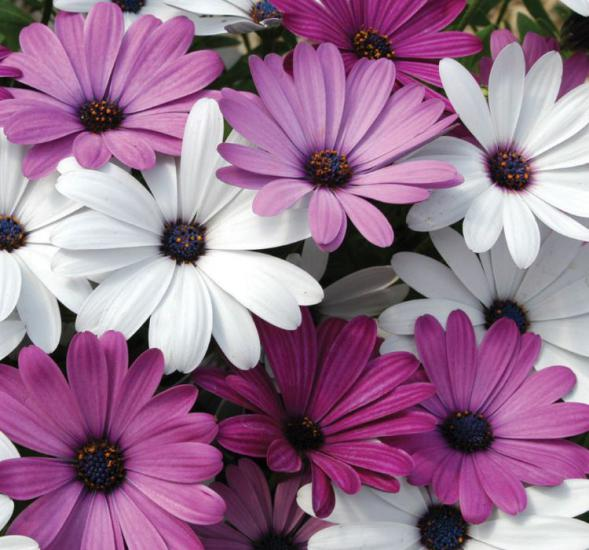
#> input picture EdgeDetection/cicek.jpg, 589 x 550 px
$ python 'edge detection.py'   (older library calls are emulated)
#> lines starting #> are read from the running program, lines starting #| are printed output that depends on the picture; after the words box and inside, x2 and y2 are one past the last pixel; in counts of white or black regions, pixels touching at a corner belong together
import cv2
import numpy as np
img = cv2.imread('cicek.jpg')
#> img is the input picture: shape (550, 589, 3); mean B, G, R 143.7, 114.6, 152.6

# gray scale
gray = cv2.cvtColor(img,cv2.COLOR_BGR2GRAY)
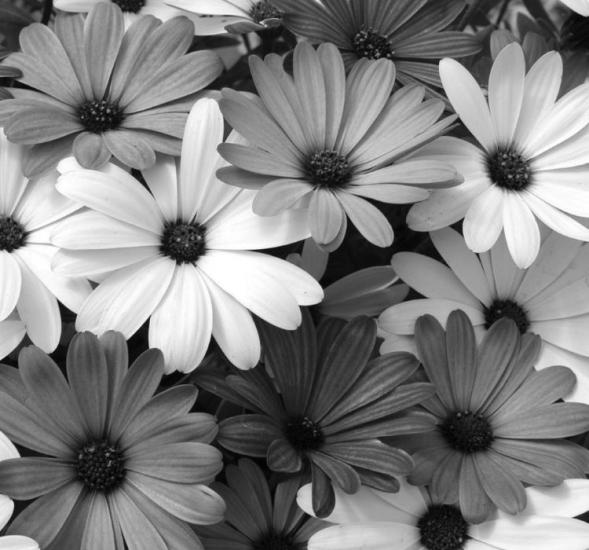
#> gray: shape (550, 589); min 0, max 255, mean 129.3
img = gray
cv2.imshow("bu sen", img)
# filters
blur = cv2.GaussianBlur(gray,(3,3),0)
#cv2.imshow("blur", blur) # Gaussian filtresi

mean_filter = cv2.blur(gray, (3,3))
#cv2.imshow("mean", mean_filter )

median_filter = cv2.medianBlur(gray,3)
#cv2.imshow("median", median_filter )

sobel1 = cv2.Sobel(blur , cv2.CV_64F,0,1,ksize = 5)
sobel2 = cv2.Sobel(blur, cv2.CV_64F,1,0,ksize = 5)
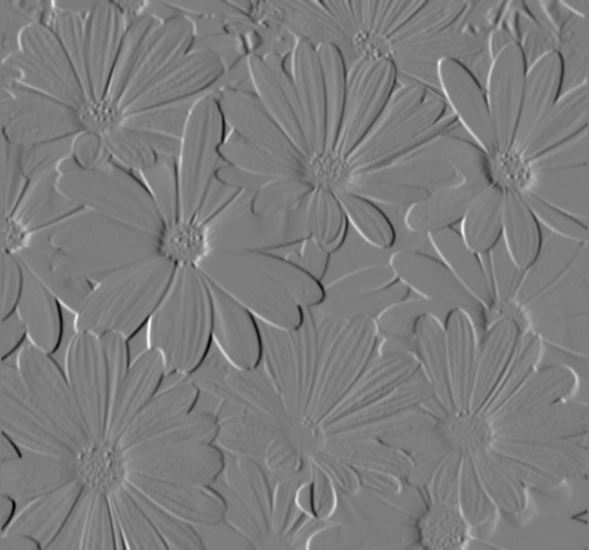
#> sobel2: shape (550, 589) float64; min -7709, max 7939, mean 3.9; drawn with min black and max white
Sobel = sobel1 + sobel2
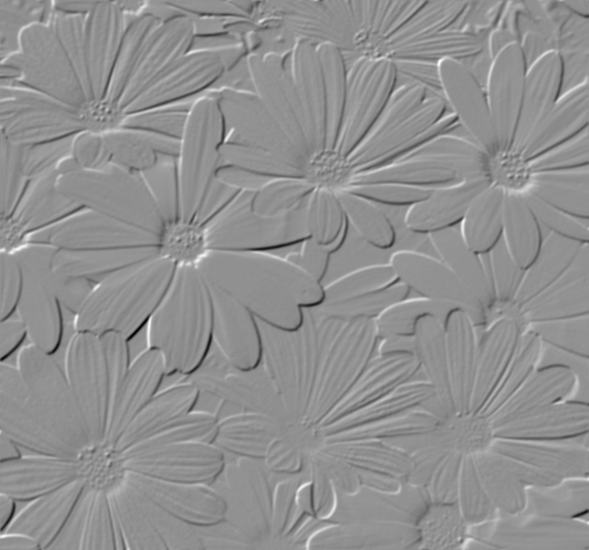
#> Sobel: shape (550, 589) float64; min -11848, max 9026, mean 10.8; drawn with min black and max white
cv2.imshow("sobel", Sobel )
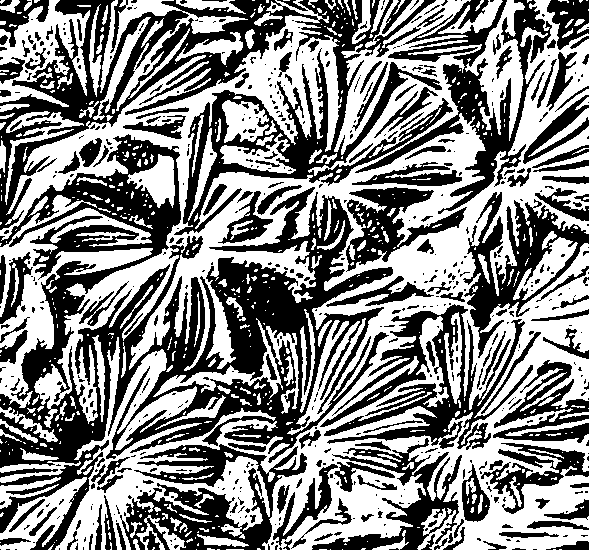
#> window 'sobel': shape (550, 589); 52.2% white; 585 black regions (400 under 20 px), largest, box (x1, y1, x2, y2) and area: (0, 134, 393, 550) 49371, (0, 0, 453, 235) 29049, (355, 0, 552, 214) 9094

kernelx = np.array([[1,1,1],[0,0,0],[-1,-1,-1]])
kernely = np.array([[-1,0,1],[-1,0,1],[-1,0,1]])

img_previt1 = cv2.filter2D(blur,-1, kernelx)
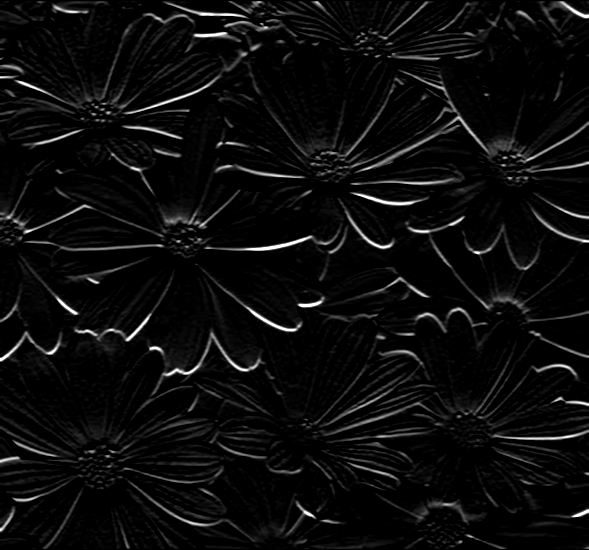
#> img_previt1: shape (550, 589); min 0, max 255, mean 12
img_previt2 = cv2.filter2D(blur,-1, kernely)
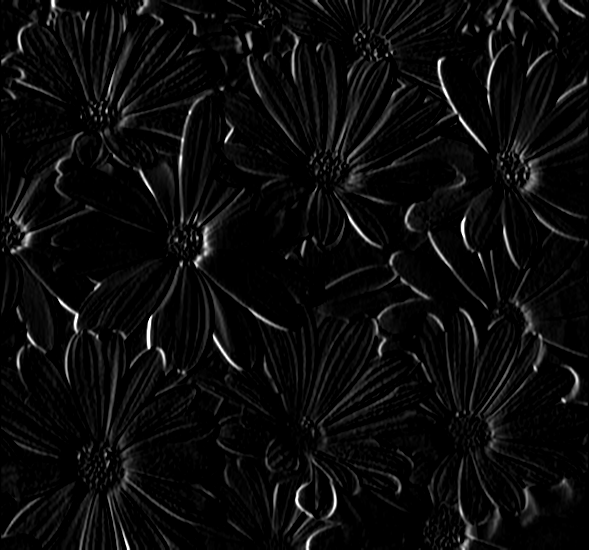
#> img_previt2: shape (550, 589); min 0, max 255, mean 11.1
img_previt = img_previt1 +img_previt2
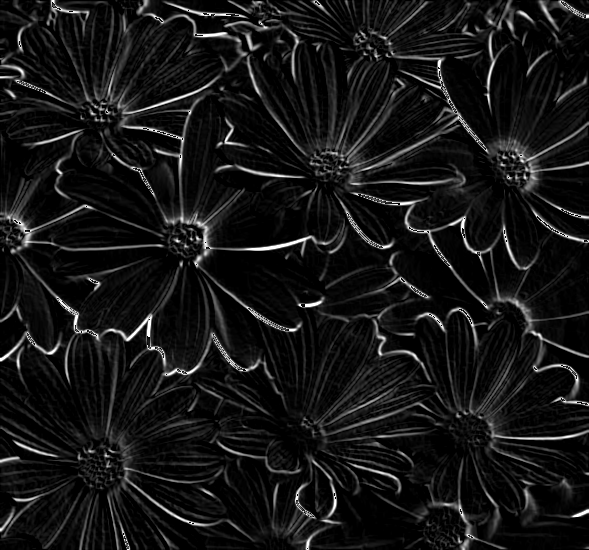
#> img_previt: shape (550, 589); min 0, max 255, mean 21.7
cv2.imshow("kernel", img_previt)

cv2.waitKey(0)
